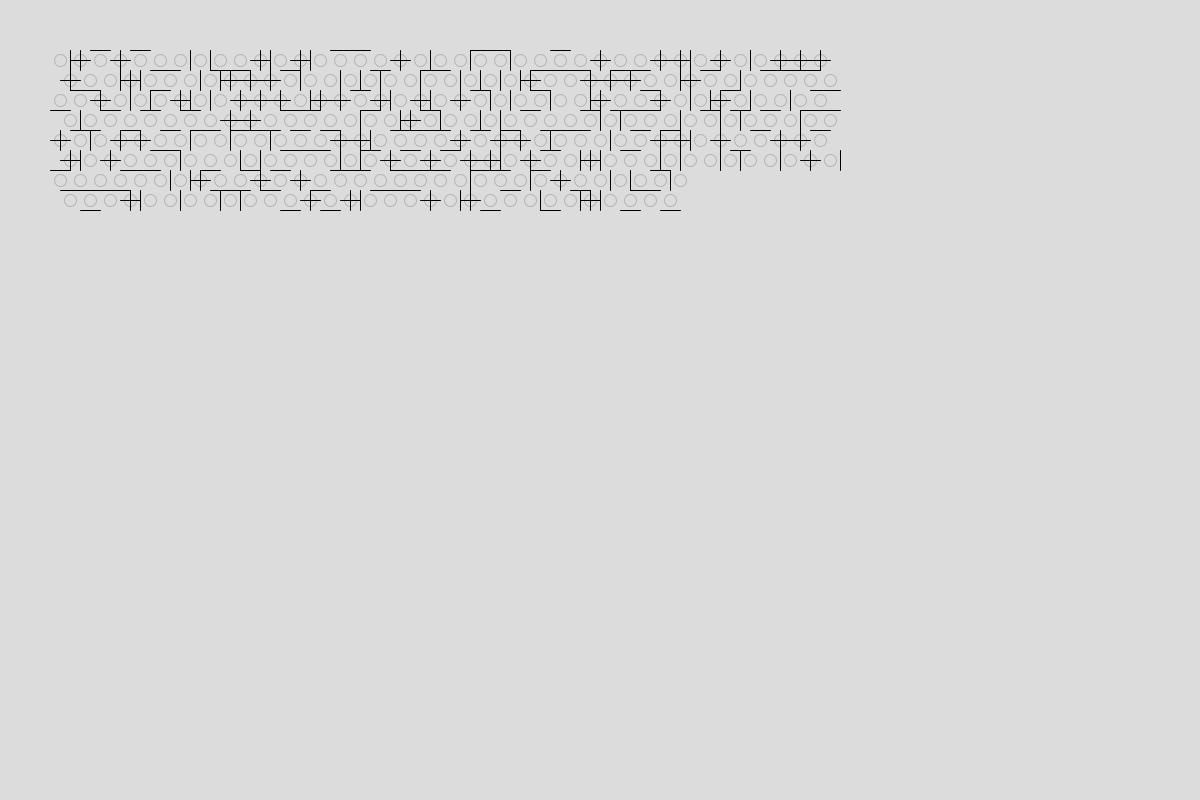
Frame 1 (no input)
Frame 60 (the mouse pressed at the canvas centre just before this capture): identical to frame 1, image omitted
Frame 120 (the mouse held since frame 60 and released just before this capture): identical to frame 1, image omitted

The Processing sketch that drew this single still picture (run headless with seeded random() and noise(); from frame 60 on, the mouse is pressed at the canvas centre):

// Processing sketch: Eyes0
// ── Eyes0.pde

// #region - Setup

// Declare variables
PVector start;
float size;
String[] data = {
  "2010132233040411302321143130330040240005",
  "0320412200014222421222201100032013411135",
  "3102210440002001040401441420330220342415",
  "2313131300311321201422313314413414412115",
  "0140032121141300411101002412410040310015",
  "0403314323411221010100401204124424424025",
  "133312203301031131112112103223145",
  "13104242241303041102031232043135"
};


void setup() {
  size(1200, 800);
  noFill();
  stroke(0);

  // Initialize variables
  start = new PVector(50, 50);
  size = 20;
}


void draw() {
  background(220);

  // For each eye
  for (int row = 0; row < data.length; row++) {
    for (int col = 0; col < data[row].length(); col++) {

      // Get value
      int val = Character.getNumericValue(data[row].charAt(col));
      if (val != 5) {

        // Calculate position
        PVector pos = new PVector(start.x + col * size, start.y + row * size);
        if (row % 2 == 1) pos.x += size * 0.5;
        PVector ctr = new PVector(pos.x + size * 0.5, pos.y + size * 0.5);

        // Draw eye
        stroke(180);
        ellipse(ctr.x, ctr.y, size * 0.6, size * 0.6);

        // Draw lines
        stroke(0);
        if (val == 0) {
          // ellipse(ctr.x, ctr.y, size * 0.3, size * 0.3);
          // line(pos.x, pos.y, pos.x + size, pos.y + size);
          // line(pos.x + size, pos.y, pos.x, pos.y + size);
          line(pos.x, pos.y + size * 0.5, pos.x + size, pos.y + size * 0.5);
          line(pos.x + size * 0.5, pos.y, pos.x + size * 0.5, pos.y + size);
          // rect(pos.x, pos.y, size, size);
        }
        else if (val == 1) line(pos.x, pos.y, pos.x + size, pos.y);
        else if (val == 2) line(pos.x + size, pos.y, pos.x + size, pos.y + size);
        else if (val == 3) line(pos.x, pos.y + size, pos.x + size, pos.y + size);
        else if (val == 4) line(pos.x, pos.y, pos.x, pos.y + size);
      }
    }
  }
}

// #endregion
